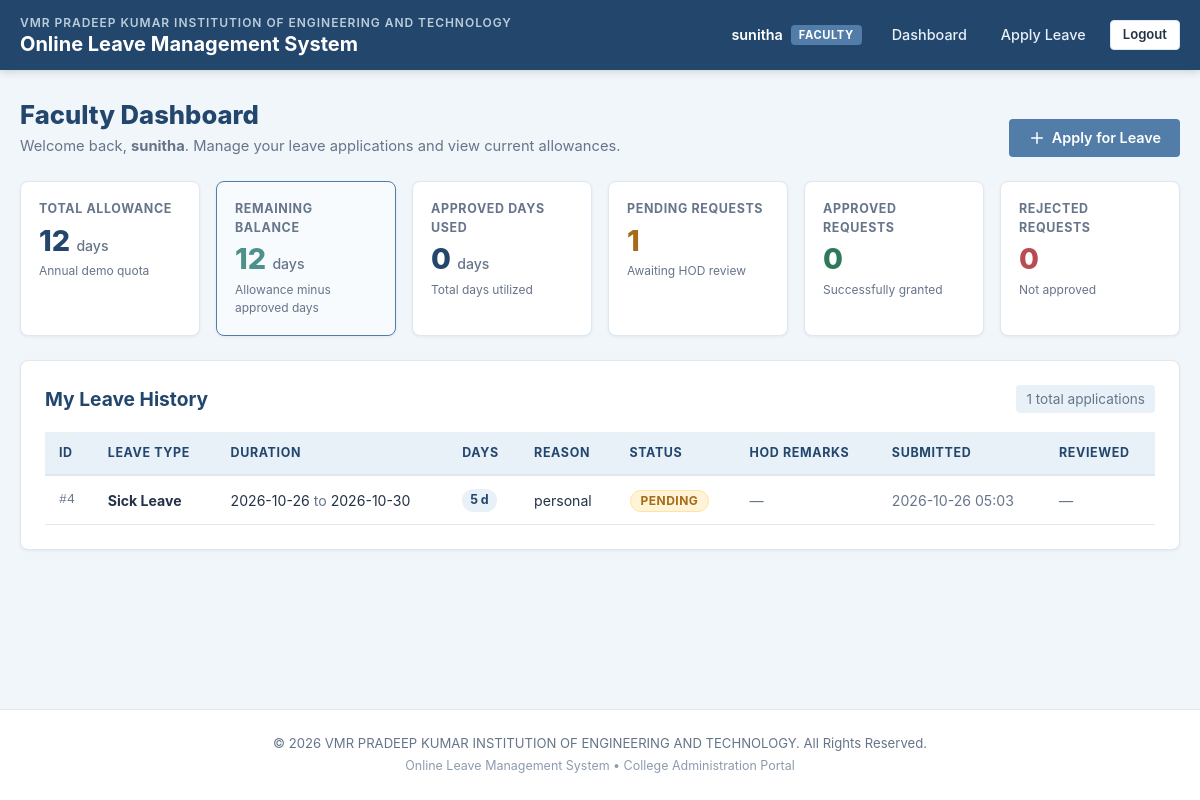
Screenshot of /faculty/dashboard (signed in) with the database file from the repository.
### tables this page shows
CREATE TABLE users (
    id              INTEGER PRIMARY KEY AUTOINCREMENT,
    full_name       TEXT    NOT NULL,
    email           TEXT    NOT NULL UNIQUE,
    password_hash   TEXT    NOT NULL,
    role            TEXT    NOT NULL CHECK(role IN ('faculty', 'hod')),
    leave_allowance INTEGER NOT NULL DEFAULT 12,
    created_at      TEXT    NOT NULL DEFAULT CURRENT_TIMESTAMP
);

CREATE TABLE leave_requests (
    id              INTEGER PRIMARY KEY AUTOINCREMENT,
    faculty_id      INTEGER NOT NULL,
    start_date      TEXT    NOT NULL,
    end_date        TEXT    NOT NULL,
    days            INTEGER NOT NULL CHECK(days > 0),
    leave_type      TEXT    NOT NULL CHECK(leave_type IN ('Casual Leave', 'Sick Leave', 'Earned Leave')),
    reason          TEXT    NOT NULL,
    status          TEXT    NOT NULL DEFAULT 'Pending' CHECK(status IN ('Pending', 'Approved', 'Rejected')),
    hod_remarks     TEXT    DEFAULT '',
    created_at      TEXT    NOT NULL DEFAULT CURRENT_TIMESTAMP,
    reviewed_at     TEXT,
    FOREIGN KEY (faculty_id) REFERENCES users(id),
    CHECK(end_date >= start_date)
);

### app.py (the view)
@app.route('/faculty/dashboard')
@faculty_required
def faculty_dashboard():
    db = get_db()
    uid = session['user_id']
    user = db.execute('SELECT * FROM users WHERE id = ?', (uid,)).fetchone()
    if not user:
        session.clear()
        flash('Account not found. Please log in again.', 'error')
        return redirect(url_for('login'))
    total_allowance = user['leave_allowance']
    approved_days = db.execute(
        'SELECT COALESCE(SUM(days), 0) AS total FROM leave_requests WHERE faculty_id = ? AND status = ?',
        (uid, 'Approved'),
    ).fetchone()['total']
    remaining_balance = total_allowance - approved_days
    pending_count = db.execute(
        'SELECT COUNT(*) AS cnt FROM leave_requests WHERE faculty_id = ? AND status = ?',
        (uid, 'Pending'),
    ).fetchone()['cnt']
    approved_count = db.execute(
        'SELECT COUNT(*) AS cnt FROM leave_requests WHERE faculty_id = ? AND status = ?',
        (uid, 'Approved'),
    ).fetchone()['cnt']
    rejected_count = db.execute(
        'SELECT COUNT(*) AS cnt FROM leave_requests WHERE faculty_id = ? AND status = ?',
        (uid, 'Rejected'),
    ).fetchone()['cnt']
    stats = {
        'total_allowance': total_allowance,
        'approved_days': approved_days,
        'remaining_balance': remaining_balance,
        'pending_count': pending_count,
        'approved_count': approved_count,
        'rejected_count': rejected_count,
    }
    leave_requests = db.execute(
        'SELECT * FROM leave_requests WHERE faculty_id = ? ORDER BY created_at DESC',
        (uid,),
    ).fetchall()
    return render_template('faculty_dashboard.html', stats=stats, leave_requests=leave_requests)

### app.py (called while the page is built)
def faculty_required(f):
    @wraps(f)
    def decorated(*args, **kwargs):
        if 'user_id' not in session:
            flash('Please log in to access this page.', 'warning')
            return redirect(url_for('login', portal='faculty'))
        if session.get('user_role') != 'faculty':
            flash('Access denied. This page is for faculty only.', 'error')
            if session.get('user_role') == 'hod':
                return redirect(url_for('hod_dashboard'))
            return redirect(url_for('index'))
        return f(*args, **kwargs)
    return decorated

### database.py (called while the page is built)
def _get_db_path():
    try:
        return current_app.config['DATABASE']
    except (RuntimeError, KeyError):
        return DEFAULT_DATABASE

def get_db():
    if 'db' not in g:
        g.db = sqlite3.connect(_get_db_path(), isolation_level=None)
        g.db.row_factory = sqlite3.Row
        g.db.execute('PRAGMA foreign_keys = ON')
    return g.db

### templates/faculty_dashboard.html (shortened to what this page needs)
{% extends "base.html" %}
{% block content %}
<div class="dashboard-header">
    <div class="dashboard-title-area">
        <h1 class="page-title">Faculty Dashboard</h1>
        <p class="page-subtitle">Welcome back, <strong>{{ session.get('user_name') }}</strong>. Manage your leave applications and view current allowances.</p>
    </div>
    <div class="dashboard-actions">
        <a href="{{ url_for('apply_leave') }}" class="btn btn-primary">
            <svg width="18" height="18" viewBox="0 0 24 24" fill="none" stroke="currentColor" stroke-width="2" stroke-linecap="round" stroke-linejoin="round" style="vertical-align: middle; margin-right: 6px;">
                <line x1="12" y1="5" x2="12" y2="19"></line>
                <line x1="5" y1="12" x2="19" y2="12"></line>
            </svg>
            Apply for Leave
        </a>
    </div>
</div>
<section class="stats-grid">
    <div class="stat-card">
        <div class="stat-label">Total Allowance</div>
        <div class="stat-value">{{ stats.total_allowance }} <span class="stat-unit">days</span></div>
        <div class="stat-desc">Annual demo quota</div>
    </div>
    <div class="stat-card stat-card-highlight">
        <div class="stat-label">Remaining Balance</div>
        <div class="stat-value text-accent">{{ stats.remaining_balance }} <span class="stat-unit">days</span></div>
        <div class="stat-desc">Allowance minus approved days</div>
    </div>
    <div class="stat-card">
        <div class="stat-label">Approved Days Used</div>
        <div class="stat-value">{{ stats.approved_days }} <span class="stat-unit">days</span></div>
        <div class="stat-desc">Total days utilized</div>
    </div>
    <div class="stat-card">
        <div class="stat-label">Pending Requests</div>
        <div class="stat-value text-pending">{{ stats.pending_count }}</div>
        <div class="stat-desc">Awaiting HOD review</div>
    </div>
    <div class="stat-card">
        <div class="stat-label">Approved Requests</div>
        <div class="stat-value text-approved">{{ stats.approved_count }}</div>
        <div class="stat-desc">Successfully granted</div>
    </div>
    <div class="stat-card">
        <div class="stat-label">Rejected Requests</div>
        <div class="stat-value text-rejected">{{ stats.rejected_count }}</div>
        <div class="stat-desc">Not approved</div>
    </div>
</section>
<section class="card section-card">
    <div class="card-header-flex">
        <h2 class="card-title">My Leave History</h2>
        <span class="record-count">{{ leave_requests|length }} total applications</span>
    </div>
    {% if leave_requests %}
        <div class="table-responsive">
            <table class="data-table">
                <thead>
                    <tr>
                        <th>ID</th>
                        <th>Leave Type</th>
                        <th>Duration</th>
                        <th>Days</th>
                        <th>Reason</th>
                        <th>Status</th>
                        <th>HOD Remarks</th>
                        <th>Submitted</th>
                        <th>Reviewed</th>
                    </tr>
                </thead>
                <tbody>
                    {% for req in leave_requests %}
                        <tr>
                            <td class="font-mono">#{{ req.id }}</td>
                            <td><strong>{{ req.leave_type }}</strong></td>
                            <td class="whitespace-nowrap">
                                {{ req.start_date }} <span class="text-muted">to</span> {{ req.end_date }}
                            </td>
                            <td><span class="days-pill">{{ req.days }} d</span></td>
                            <td class="reason-cell" title="{{ req.reason }}">{{ req.reason }}</td>
                            <td>
                                <span class="badge badge-{{ req.status|lower }}">
                                    {{ req.status }}
                                </span>
                            </td>
                            <td class="remarks-cell">
                                {% if req.hod_remarks %}
                                    <em>"{{ req.hod_remarks }}"</em>
                                {% else %}
                                    <span class="text-muted">&mdash;</span>
                                {% endif %}
                            </td>
                            <td class="text-muted whitespace-nowrap">{{ req.created_at[:16] }}</td>
                            <td class="text-muted whitespace-nowrap">
                                {% if req.reviewed_at %}
                                    {{ req.reviewed_at[:16] }}
                                {% else %}
                                    <span class="text-muted">&mdash;</span>
                                {% endif %}
                            </td>
                        </tr>
                    {% endfor %}
                </tbody>
            </table>
        </div>
    {% endif %}
</section>
{% endblock %}

### templates/base.html (shortened to what this page needs)
<!DOCTYPE html>
<html lang="en">
<head>
    <link rel="stylesheet" href="{{ url_for('static', filename='css/style.css') }}">
</head>
<body>
    <header class="app-header">
        <div class="header-container">
            <div class="brand-section">
                <div class="institution-name">VMR PRADEEP KUMAR INSTITUTION OF ENGINEERING AND TECHNOLOGY</div>
                <div class="system-title">
                    <a href="{{ url_for('index') }}" class="brand-link">Online Leave Management System</a>
                </div>
            </div>
            <nav class="nav-section">
                {% if session.get('user_id') %}
                    <div class="user-greeting">
                        <span class="user-name">{{ session.get('user_name') }}</span>
                        <span class="role-badge role-badge-{{ session.get('user_role') }}">
                            {{ session.get('user_role')|upper }}
                        </span>
                    </div>
                    {% if session.get('user_role') == 'faculty' %}
                        <a href="{{ url_for('faculty_dashboard') }}" class="nav-link">Dashboard</a>
                        <a href="{{ url_for('apply_leave') }}" class="nav-link">Apply Leave</a>
                    {% elif session.get('user_role') == 'hod' %}
                        <a href="{{ url_for('hod_dashboard') }}" class="nav-link">HOD Dashboard</a>
                    {% endif %}
                    <form action="{{ url_for('logout') }}" method="POST" class="inline-form">
                        <button type="submit" class="btn btn-secondary btn-sm">Logout</button>
                    </form>
                {% endif %}
            </nav>
        </div>
    </header>
    <main class="main-content">
        <div class="content-container">
            {% block content %}{% endblock %}
        </div>
    </main>
    <footer class="app-footer">
        <div class="footer-container">
            <p>&copy; {{ now_year or 2026 }} VMR PRADEEP KUMAR INSTITUTION OF ENGINEERING AND TECHNOLOGY. All Rights Reserved.</p>
            <p class="footer-subtitle">Online Leave Management System &bull; College Administration Portal</p>
        </div>
    </footer>
</body>
</html>

### rows the page displays
users: get "sunitha", get "FACULTY"
leave_requests: id "4", leave_type "Sick Leave", start_date "2026-10-26", end_date "2026-10-30", days "5", reason "personal", status "PENDING", created_at "2026-10-26 05:03"

### other values shown
{{ stats.total_allowance }} "12"
{{ stats.remaining_balance }} "12"
{{ stats.approved_days }} "0"
{{ stats.pending_count }} "1"
{{ stats.approved_count }} "0"
{{ stats.rejected_count }} "0"
{{ leave_requests|length }} "1"
{{ now_year or 2026 }} "2026"
